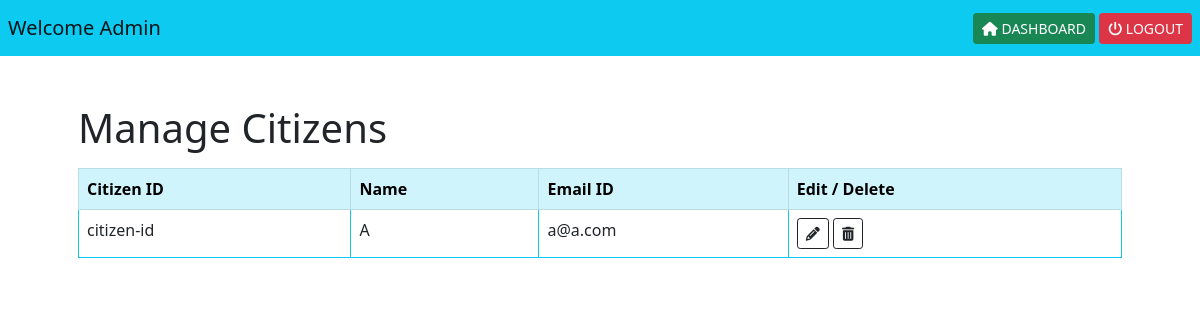
The page /admin/manage-citizen on the database as committed earlier.
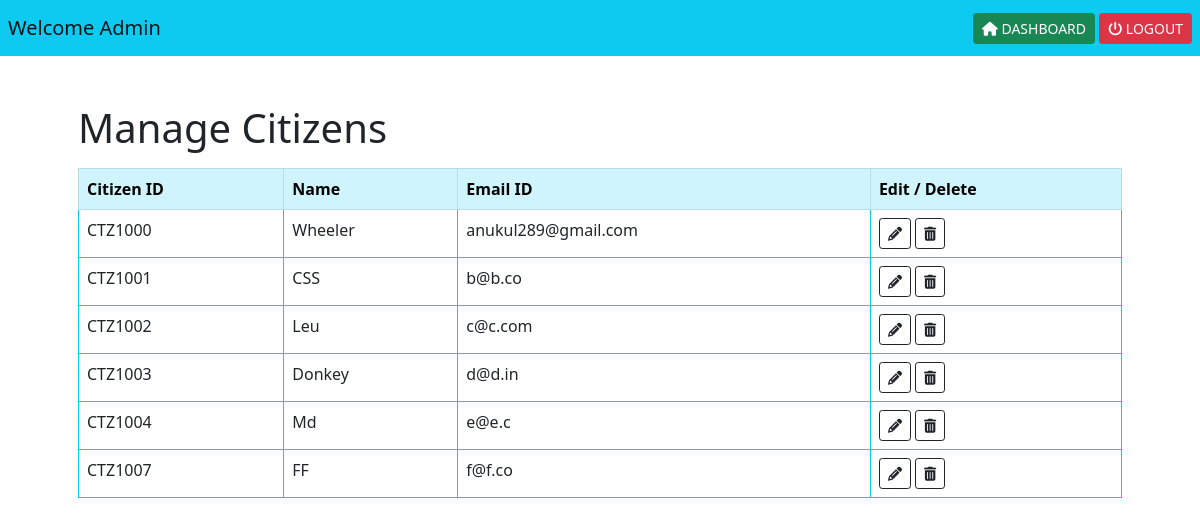
The same page on the database as committed later.
### tables this page shows
CREATE TABLE citizen (citizen_id TEXT (10) PRIMARY KEY UNIQUE NOT NULL, name TEXT (30) NOT NULL, email TEXT (30) NOT NULL, contact TEXT (10) NOT NULL, address TEXT (100) NOT NULL, dob DATE NOT NULL, gender TEXT (20) NOT NULL, image BLOB, aadhaar_id BLOB, pan_id BLOB, voter_id BLOB, driving_id BLOB, password TEXT (30), aadhaar_key TEXT (20), pan_key TEXT (20), voter_key TEXT (20), driving_key TEXT (20));

### app.py (the view)
@app.route('/admin/manage-citizen')
def manageCitizen():
    citizenDetail_list = getCitizenDetails()
    return render_template("admin-manage-citizen.html",citizenDetail_list=citizenDetail_list)

### Python/admin_manageCitizen.py (called while the page is built)
def getCitizenDetails():
    try:
        conn = sql.connect("database/pocket-certificate-db.db")
        print("Conection made with the database")
        conn.row_factory = sql.Row
        curr = conn.cursor()
        print("Cursor created")
        query = "SELECT citizen_id,name,email FROM citizen"
        curr.execute(query)
        row = curr.fetchall()
        return row
    except Exception as e:
        print("ERROR : ",e)
        return "Error in fetching citizen details"
    finally:
        curr.close()
        conn.close()

### templates/admin-manage-citizen.html (shortened to what this page needs)
{% extends "layout.html" %}  {% block content %}
<nav class="navbar navbar-light bg-info p-2">
  <a href="#" class="navbar-brand">Welcome Admin</a>
  <div class="float-end">
    <a href="/admin/dashboard" class="btn btn-sm btn-success" role="button"
      ><i class="fas fa-home"></i> DASHBOARD</a
    >
    <a href="#" class="btn btn-sm btn-danger" role="button"
      ><i class="fas fa-power-off"></i> LOGOUT</a
    >
  </div>
</nav>
<div class="container p-5">
  <h1 class="pb-2">Manage Citizens</h1>
  <table class="table table-hover table-bordered border-info">
    <thead class="table-info">
      <tr>
        <td><strong>Citizen ID</strong></td>
        <td><strong>Name</strong></td>
        <td><strong>Email ID</strong></td>
        <td><strong>Edit / Delete</strong></td>
      </tr>
    </thead>
    <tbody>
      {% for citizen in citizenDetail_list %}
        <tr>
          <td>{{ citizen["citizen_id"] }}</td>
          <td>{{ citizen["name"] }}</td>
          <td>{{ citizen["email"] }}</td>
          <td>
            <a href="#" class="btn btn-sm btn-outline-dark"
              ><i class="fas fa-pencil-alt"></i
            ></a>
            <a href="#" class="btn btn-sm btn-outline-dark"
              ><i class="fas fa-trash-alt"></i
            ></a>
          </td>
      </tr>
      {% endfor %}
    </tbody>
  </table>
</div>
{% endblock %}

### templates/layout.html (shortened to what this page needs)
<!DOCTYPE html>
<html lang="en">
  <head>
    {% block head %}
    <link
      href="https://cdn.jsdelivr.net/npm/bootstrap@5.0.1/dist/css/bootstrap.min.css"
      rel="stylesheet"
    />
    {% endblock %}
  </head>
  <body>
    {% block content %} {% endblock %}
  </body>
</html>

Rows that differ between the two databases and show on the page:
removed citizen: citizen_id "citizen-id", name "A", email "a@a.com"
added citizen: citizen_id "CTZ1000", name "Wheeler", email "anukul289@gmail.com"
added citizen: citizen_id "CTZ1001", name "CSS", email "b@b.co"
added citizen: citizen_id "CTZ1002", name "Leu", email "c@c.com"
added citizen: citizen_id "CTZ1003", name "Donkey", email "d@d.in"
added citizen: citizen_id "CTZ1004", name "Md", email "e@e.c"
added citizen: citizen_id "CTZ1007", name "FF", email "f@f.co"
